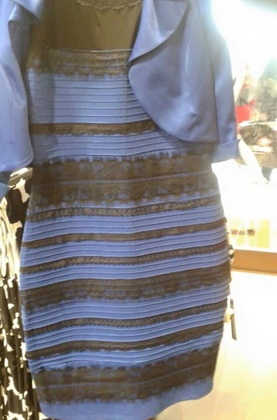
%> input picture Assignments/Assignment 2/thedress.jpg, 277 x 420 px, shrunk from 495 x 750 before the run
$ octave analyzingTheDress_Final.m   (GNU Octave 9; MATLAB toolbox functions it lacks are replaced by stand-ins)
%> lines starting %> are read from the running program, lines starting %| are printed output that depends on the picture
%% Analyzing The Effect of Brightness on How Blue "The Dress" is Peceived to Be %%

% Project Summary:
    % This project analyzes the relationship between how bright "the
    % dress" is and how blue it is perceive to be. "The Dress" is an infamous
    % image which spread virally as a result of individuals differently
    % perceiving it to be either blue and black or white and gold with
    % great conviction.

% Script Summary:
    % The purpose of this script is to create an experimental structure
    % which alters "the dress" in it's level of brightness, and presents these
    % different versions beside the original in order to record their
    % individual psychophysical data. Once observations have been made, a
    % psychometric function will be plotted.
        % ~ There will be 11 different images, each with 11 different levels
        % of brightness. These will be in addition to the original image. (12 total images)
        % ~ Altered images will be presented side by side with the original.
            % 11 versions of the image each presented 10 times = 110
            % trials.
        % ~ Participants will be asked to fixated on a red cross in the
        % center of the screen.
        % ~ Left/Right presentation of the original image will be randomized
        % to ensure an equal chance of presentation of the image on either
        % side.
        % ~ Reaction times will also be gathered.
% INPUT:
    % ~ thedress.jpg: the image file which is the focus of the experiment.
    % ~ participant responses based on the stimulus presented.
    % ~ participant number, should the experimenter wish to keep track

% OUTPUT:
    % ~ participant responses and response times
    % ~ a plotted psychometric curve based on participant responses

% Author:           Mystery (Wo)Man
% Contact Email:    mystery(wo)man@nyu.edu
% Date Created:     06/16/2019 (mm/dd/yyyy)

% Revision History (date format: mm/dd/yyyy)

% Revision #: Original
% Date              % Author        % Description
% 06/16/2019        % M. (Wo)Man    % Script was created

%% 0 ~ Loading the Data & Intializing Variables

% 0.a ~ Tabula Rasa
clear all   % Clear memory
close all   % Close open figures
clc

% 0.b ~ Load Data into Workspace
% Set 'dressPath' equal to the path where thedress.jpeg file is saved.
dressPath = 'C:\Users\mdeve\OneDrive\Documents\NYU\2019 Summer\Assignments\Assignment 2' ;
cd(dressPath)                  ;   % change the current directory to the this path
dress = imread('thedress.jpg') ;
%> dress is the input picture: size 420x277x3 uint8; mean R, G, B 137.1, 135.5, 138.2

% 0.c ~ Set up prior variables
imageSize       = size(dress)                                   ;   % Set imageSize equal to the size of the image (750 x 495 x 3) - used to initilize loop variables
%> imageSize = [420 277 3]
biggerImageSize = [imageSize(1),imageSize(2)*2,imageSize(3)]    ;   % Set the biggerImageSize equal to a ((750 x 445 x 3) matrix - used to initilize loop variables
%> biggerImageSize = [420 554 3]
columnVector    = 1:biggerImageSize(1)                          ;   % Vector made out of dimension 1
%> columnVector = 420 values from 1 to 420
centerRow       = round(median(columnVector))                   ;   % Median column
%> centerRow = 211
rowVector       = 1:biggerImageSize(2)                          ;   % Vector made out of dimension 2
%> rowVector = 554 values from 1 to 554
centerColumn    = round(median(rowVector))                      ;   % Median row
%> centerColumn = 278
crossSize       = 10                                            ;   % Size of cross
crossThickness  = 2                                             ;   % Cross thickness
numTrials       = 110                                           ;   % The total amount of trials
numConditions   = 11                                            ;   % number of altered image conditions
leftRightRand   = 2                                             ;   % Used to randomly sample 1 or 2 to determine whether the orignal image will be presented on the left or right of the altered image
numOfSample     = 1                                             ;   % Used to select one random number from the 1 or 2 in the above line
participantNum  = 1                                             ;   % Input the participant number (used for the file saved at the end.)
combinedImage   = zeros(biggerImageSize)                        ;   % Initialize a matrix that is the size of two images combined.
responseMatrix  = zeros(110,5)                                  ;   % Initialize a matrix that will eventually be filled with all of the experimental data/responses
counter         = 0                                             ;   % This will serve as a counter in the experimental loop which serves many purposes detail later in the script
instructionFont = 20                                            ;   % Set instruction font size.
repetitions     = 10                                            ;   % This represents the number of times that each condition will be presented

% 0.d ~ Graphing Variables - Properties for the final plot
fS          = 14                                            ;   % General fontsize for final graph
startPoint  = -.01                                          ;   % Start point for x-axis in final graph
yhair       = .01                                           ;  % y-axis graphing property to add space between plotted lines and graph edge
xTicMarks   = [-90 -75 -60 -45 -30 -15 0 15 30 45 60 75 90] ; % Set x-axis tic mark values
xLimits     = [-100 100]                                    ;   % X-limit values

%% 0.e ~ READ ME: Procedure for Creating Altered Images of 'The Dress'%%

    % In order to create 11 different versions of the image that are both
    % more and less bright in comparison to the original, we will be both
    % adding and subtract values from the original image matrix
    % One loop will go through the image 11 times creating the different
    % versions.
        % The final result will be 12 images in total. 6 images will be
        % more bright than the original image, and 5 will be less bright.
        % This will give us a nice range of image alteration which falls
        % on "both sides" of the "brightness spectrum".

%% 1 ~ Create the brightnessred Images %%

% 1.a ~ Create the brightness factor vector which represents the different
% amounts of brightness that will be added or taken away from the original
% image matrix.
brightFactorVec = [-75 -60 -45 -30 -15 15 30 45 60 75 90 ] ;   % Here is our brightness factor vector

% 1.b ~ Initialize the altered dress variables to be created in the loop

brightDress15   = zeros(imageSize)   ; % Create a variable of zeros the same size as the dress image for brightness factor 15
brightDress30   = zeros(imageSize)   ; % Do the same for brightness factor 30
brightDress45   = zeros(imageSize)   ; % Do the same for brightness factor 45
brightDress60   = zeros(imageSize)   ; % Do the same for brightness factor 60
brightDress75   = zeros(imageSize)   ; % Do the same for brightness factor 75
brightDress90   = zeros(imageSize)   ; % Do the same for brightness factor 90
brightDressNeg15  = zeros(imageSize)   ; % Create a variable of zeros the same size as the dress image for negative brightfactor -15
brightDressNeg30  = zeros(imageSize)   ; % Do the same for brightness factor -30
brightDressNeg45  = zeros(imageSize)   ; % Do the same for brightness factor -45
brightDressNeg60  = zeros(imageSize)   ; % Do the same for brightness factor -60
brightDressNeg75  = zeros(imageSize)   ; % Do the same for brightness factor -75


% 1.c ~ A loop which creates 6 brightnessred versions of the dress image

rng('shuffle') % Make sure to 'shuffle' the random number generator seed each time the program is ran

for numCond = 1:numConditions                                                              % For all scalars in brightnessFactorVec
                                                                    % Create a square of 1's the size of the brightness factor
    if      brightFactorVec(numCond) == -15                         % If the bright factor is equal to -15...
        brightDressNeg15   = dress + brightFactorVec(numCond)   ;   % ... set the brightness variable

    elseif  brightFactorVec(numCond) == -30                         % If the brightness factor is equal to -30...
        brightDressNeg30  = dress + brightFactorVec(numCond)  ;     % ... set the brightness variable

    elseif  brightFactorVec(numCond) == -45                         % If the brightness factor is equal to -45...
        brightDressNeg45  = dress + brightFactorVec(numCond)   ;    % ... set the brightness variable

    elseif  brightFactorVec(numCond) == -60                         % If the brightness factor is equal to -60...
        brightDressNeg60  = dress + brightFactorVec(numCond)   ;    % ... set the brightness variable

    elseif  brightFactorVec(numCond) == -75                         % If the brightness factor is equal to -75...
        brightDressNeg75  = dress + brightFactorVec(numCond)   ;    % ... set the brightness variable

    elseif  brightFactorVec(numCond) == 15                      % If the brightness factor is equal to -15...
        brightDress15   = dress + brightFactorVec(numCond)   ;      % ... set the brightness variable

    elseif  brightFactorVec(numCond) == 30                          % If the brightness factor is equal to 30...
        brightDress30  = dress + brightFactorVec(numCond)  ;        % ... set the brightness variable

    elseif  brightFactorVec(numCond) == 45                          % If the brightness factor is equal to 45...
        brightDress45  = dress + brightFactorVec(numCond)   ;       % ... set the brightness variable

    elseif  brightFactorVec(numCond) == 60                          % If the brightness factor is equal to 60...
        brightDress60  = dress + brightFactorVec(numCond)   ;       % ... set the brightness variable

    elseif  brightFactorVec(numCond) == 75                          % If the brightness factor is equal to 75...
        brightDress75  = dress + brightFactorVec(numCond)  ;        % ... set the brightness variable

    else                                                            % If the brightness factor is equal to 90...
        brightDress90  = dress + brightFactorVec(numCond)   ;       % ... set the brightness variable
    end
end
%> this loop made 11 passes
%> pass 1, `brightDressNeg75  = dress + brightFactorVec(numCond)   ;`:
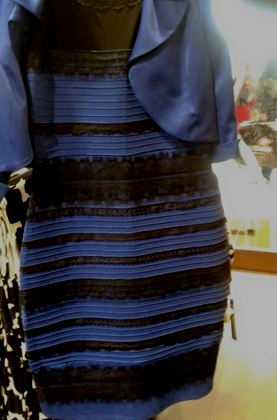
%> brightDressNeg75: size 420x277x3 uint8; mean R, G, B 62.7, 62, 67.5
%> pass 3, `brightDressNeg45  = dress + brightFactorVec(numCond)   ;`:
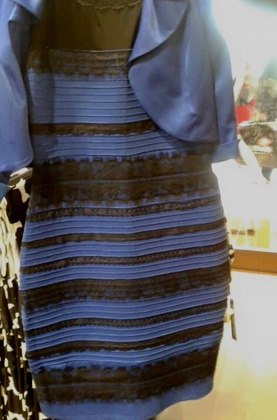
%> brightDressNeg45: size 420x277x3 uint8; mean R, G, B 92.1, 90.5, 93.6
%> after the loop:
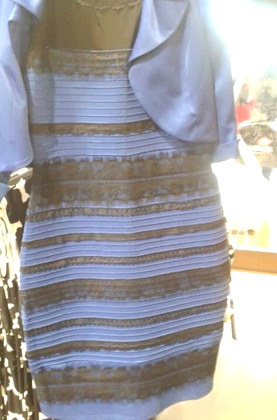
%> brightDress30: size 420x277x3 uint8; mean R, G, B 162.8, 161.6, 165.3
%> after the loop:
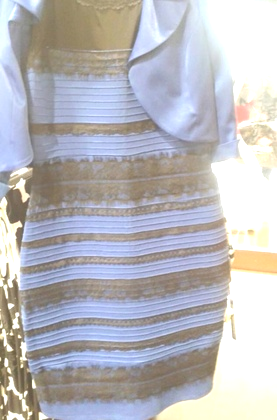
%> brightDress60: size 420x277x3 uint8; mean R, G, B 187.1, 186.3, 190.9
%> after the loop:
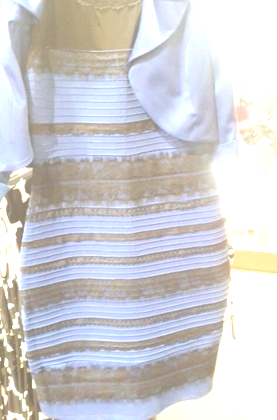
%> brightDress90: size 420x277x3 uint8; mean R, G, B 210.6, 209.9, 213.2


%% 3 ~ The Experiment

% Randomization of whether or not the original dress will be presented on
% the left or the right, as well as the order of condition presentation,
% will be handled in the experimental loop itself.

% ~ 3.a First, a vector of cells, containing all altered images, will be
    % built.
dressVector = [{brightDressNeg75}, {brightDressNeg60}, {brightDressNeg45}, ...
    {brightDressNeg30}, {brightDressNeg15}, {brightDress15} , {brightDress30 } , ...
    {brightDress45} , {brightDress60} , {brightDress75} , {brightDress90}]  ;
%> dressVector = 11 items

% Create the experimental instructions to explain to the participant how
% the experiment works, which keys to press to respond, etc.
instructions = {'Welcome Participant!',' ', ...
    'This experiment will present two images side by side that vary in degrees of brightnessriness.', ...
    'Please select which image you believe is *more blue* by using the keyboard.',...
    'You can do so by using the V and N keys. V is used for the image on the left,', ...
    'and N is used for the image on the right. You will be presented the image', ...
    'for as long as needed and can make a selection whenever you are ready.', ...
    ' ', ' ', '**BEGIN THE EXPERIMENT BY PRESSING THE S KEY.**', ...
    'Please remember to turn off Caps Lock.', ...
    ' ', 'Exit at anytime by x-ing out.'} ;

% The instruction presentation loop explained:
    % This loop handles the presentation of the experimental instructions.
    % A figure is opened, which presents the experimental instructions.
    % Once the participant presses the right key, counter is increased by
    % one - triggering the next loop (experimental presentation) to run.

if counter == 0                                             % This if statement is a backup, to make sure that the counter is at zero before the experiment stops (see below)
    welcomeFigure = figure                              ;   % Open the welcomeFigure to draw text on
    instructionHandle = text(0.5,0.5,instructions)      ;   % Present instructions
    instructionHandle.FontSize = instructionFont        ;   % Create a larger font size
    instructionHandle.HorizontalAlignment = 'center'    ;   % Centered text
    welcomeFigure.Color = [.9 .9 .9]                    ;   % Grey background
    instructionHandle.Color = 'k'                       ;   % Black text
    axis off                                                % Axis off
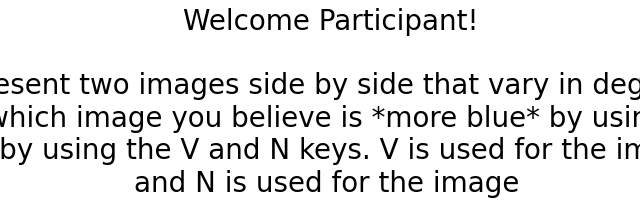
%> figure redrawn from the program's plot data
    hold on                                                 % Hold graph on
    pause                                                   % Pause and wait for a keyboard press
%> (the run ends here)
